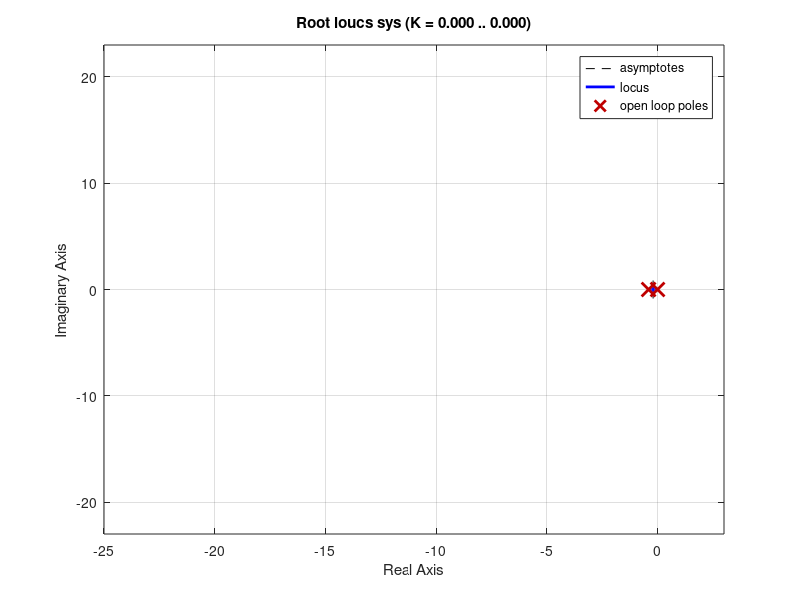

Write MATLAB code to recreate this figure.
s = tf('s');

K = 15.28494351;
d1 = 0.40414687;
d0 = 0;

H = 651.8986469;

P = K/(s^2+d1*s+d0);

sys = H*P;

rlocus(sys)
xlim([-25 3])
ylim([-23 23])